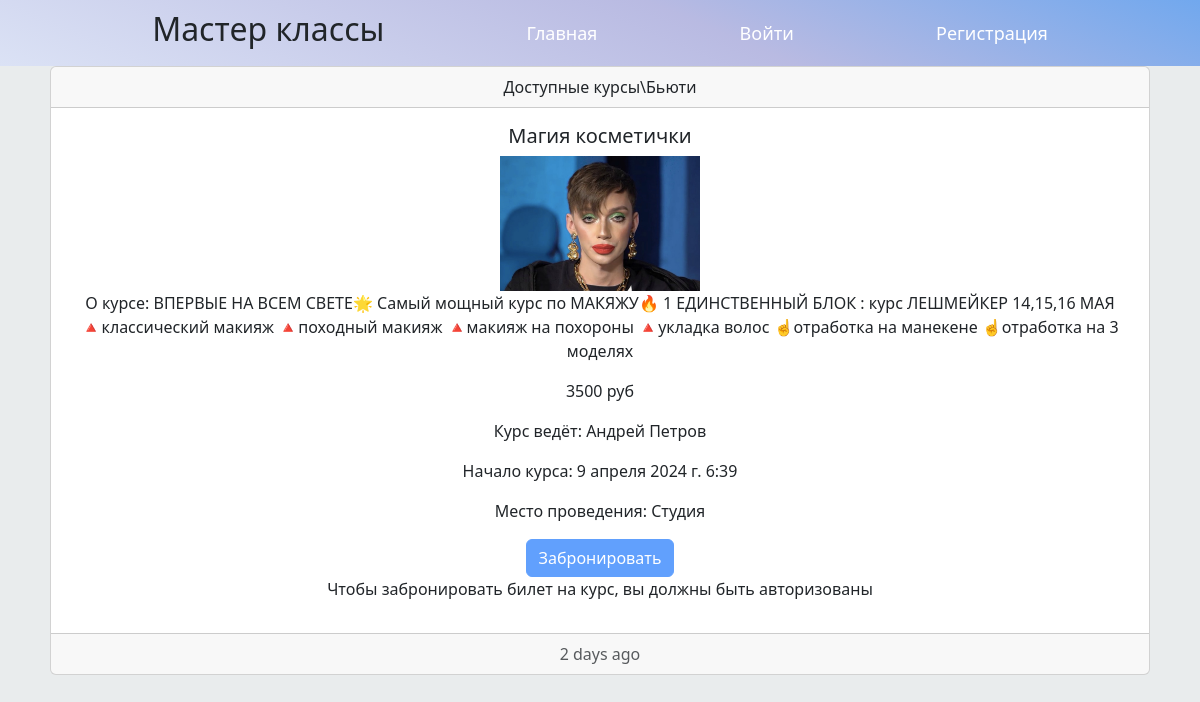
Screenshot of /detail/3/ with the database file from the repository.
### tutorial/models.py (models this page shows, shortened)
class MasterClass(models.Model):
    category = models.ForeignKey(Category, on_delete=models.CASCADE, verbose_name='Категория мастер класса')
    title = models.CharField(max_length=36, verbose_name='Заголовок')
    description = models.TextField(verbose_name='Информация о мастер классе')
    time = models.DateTimeField(auto_now_add=True, verbose_name='Дата и время проведения')
    locate = models.ForeignKey(Locate, on_delete=models.CASCADE, verbose_name='Место проведения')
    price = models.DecimalField(max_digits=4, decimal_places=0, verbose_name='Цена')
    author = models.CharField(max_length=36, verbose_name='Автор')
    photo = models.ImageField(upload_to='%Y%d%m', verbose_name='Картинка')
    class Meta:
        verbose_name = 'Мастер класс'
        verbose_name_plural = 'Мастер классы'

class Category(models.Model):
    title = models.CharField(max_length=24, verbose_name='Категория мастер класса')
    class Meta:
        verbose_name = 'Категория'
        verbose_name_plural = 'Категории'
    def __str__(self):
        return self.title

class Locate(models.Model):
    title = models.CharField(max_length=24, verbose_name='Место проведения')
    class Meta:
        verbose_name = 'Место проведения'
        verbose_name_plural = 'Места проведения'
    def __str__(self):
        return self.title

### tutorial/views.py (the view)
# urls.py: path('detail/<int:pk>/', tutorial_detail, name='detail'),
def tutorial_detail(request, pk):
    masterclass = MasterClass.objects.get(pk=pk)
    if request.method == 'POST':
        form = BronForm(request.POST)
        if form.is_valid():
            booking_instance = form.save(commit=False)
            booking_instance.user_id = request.user
            booking_instance.masterclass_id = masterclass
            booking_instance.status = 0
            booking_instance.save()
    else:
        form = BronForm(initial={'count': 1})
    context = {
        'masterclass': masterclass,
        'form': form
    }
    return render(request, 'tutorial/detail.html', context)

### tutorial/templates/tutorial/detail.html (shortened to what this page needs)
{% extends 'root.html' %}
{% block content %}
<div class="div-content">
    <div class="card text-center">
  <div class="card-header">
        Доступные курсы\{{ masterclass.category }}
  </div>
  <div class="card-body">
    <h5 class="card-title">{{ masterclass.title }}</h5>
      <img src="{{ masterclass.photo.url }}" style="width: 200px">
    <p class="card-text">О курсе: {{ masterclass.description }}</p>
    <p class="card-text"> {{ masterclass.price }} руб</p>
    <p class="card-text">Курс ведёт: {{ masterclass.author }}</p>
    <p class="card-text">Начало курса: {{ masterclass.time }}</p>
    <p class="card-text">Место проведения: {{ masterclass.locate }}</p>
      {% if user.is_authenticated %}
    <button type="button" class="btn btn-primary" data-bs-toggle="modal" data-bs-target="#exampleModal">Забронировать</button>
      {% else %}
          <button type="button" class="btn btn-primary" disabled>Забронировать</button>
          <p>Чтобы забронировать билет на курс, вы должны быть авторизованы</p>
      {% endif %}
  </div>
  <div class="card-footer text-muted">
    2 days ago
  </div>
</div>
</div>
{% endblock %}

### static/css/style.css (style rules this page uses)
* { padding: 0; margin: 0; }
body { background: #e9eced; }
.div-content { padding: 0px 50px 0px 50px; }

### templates/root.html (style rules this page uses)
body { background: #e9eced; }

### rows the page displays
MasterClass: category "Бьюти", title "Магия косметички", photo (picture), description "ВПЕРВЫЕ НА ВСЕМ СВЕТЕ🌟 Самый мощный курс по МАКЯЖУ🔥 1 ЕДИНСТВЕННЫЙ БЛОК : курс ЛЕШМЕЙКЕР 14,15,16 МАЯ 🔺классический макияж 🔺походный макияж 🔺макияж на похороны 🔺укладка волос ☝отработка на манекене ☝отработка на 3 моделях", price "3500", author "Андрей Петров", time "9 апреля 2024 г. 6:39", locate "Студия"
